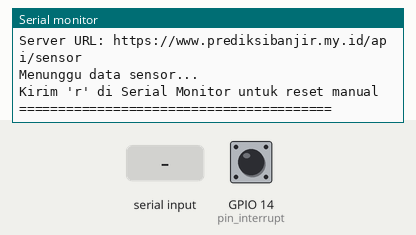
Recording of a sketch running on a simulated ESP32. Shown: the last lines printed to the serial monitor. The inputs (shaded band) are chosen by the test bench; at power-on: GPIO 14 (pin_interrupt) HIGH. WiFi joins after 1.5 s; servers stay silent unless stated; uploads are accepted with an empty reply.

Above: at 3.7 s.
3.8 s: GPIO 14 (pin_interrupt) pulled LOW for 0.15 s
At 4.2 s:
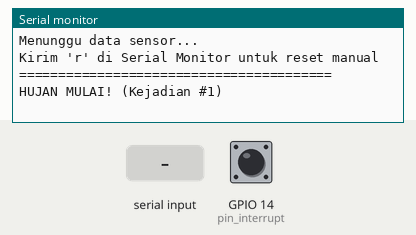
5.4 s: "r" received over Serial
At 5.6 s:
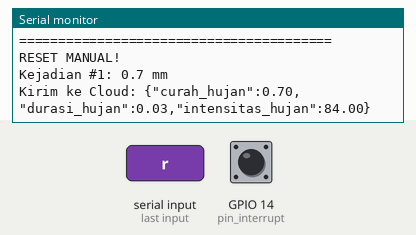
6.9 s: "R" received over Serial
At 7.5 s:
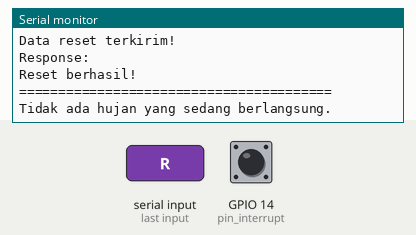
8.4 s: GPIO 14 (pin_interrupt) pulled LOW for 1 s
At 8.9 s:
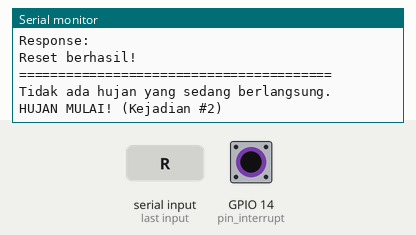

Measured:
- after the input at 3.8 s, the serial monitor: prints a new line at once (image 1)
- after the input at 5.4 s, the serial monitor: prints a new line at once (image 2)
- after the input at 6.9 s, the serial monitor: prints a new line after 0.06 s (image 3)
- after the input at 8.4 s, the serial monitor: prints a new line at once (image 4)

The sketch:

arduino.ino
```cpp
// ============ UNTUK ESP32 ============
#include <WiFi.h>
#include <HTTPClient.h>
#include <WiFiClientSecure.h>

// ============ KONFIGURASI JARINGAN & SERVER ============
// Silakan sesuaikan SSID dan Password WiFi yang digunakan di lapangan
const char* ssid = "NAMA_WIFI_ANDA";
const char* password = "PASSWORD_WIFI_ANDA";

// URL Endpoint Backend Cloud Domain Anda (Aktif & Terhubung ke Supabase):
const char* serverUrl = "https://www.prediksibanjir.my.id/api/sensor";

// ============ MODE ============
#define MODE_TESTING true  // true = 1 menit tanpa tip (reset), false = 1 jam (produksi)

// ============ SENSOR ============
const int pin_interrupt = 14;          // Pin GPIO sensor tipping bucket
const float milimeter_per_tip = 0.70;  // Kalibrasi curah hujan per ayunan (mm)
volatile long int jumlah_tip = 0;
volatile boolean flag = false;

// ============ DETEKSI HUJAN BERHENTI ============
unsigned long waktu_mulai_kejadian = 0;
unsigned long waktu_tip_terakhir = 0;
unsigned long BATAS_BERHENTI;

boolean sedang_hujan = false;
long int tip_kejadian_ini = 0;
int kejadian_hari_ini = 1;

// ============ INTERRUPT ============
void IRAM_ATTR hitung_curah_hujan() {
    flag = true;
    jumlah_tip++;
    tip_kejadian_ini++;
    waktu_tip_terakhir = millis();

    if (!sedang_hujan) {
        sedang_hujan = true;
        waktu_mulai_kejadian = millis();
        Serial.println("HUJAN MULAI! (Kejadian #" + String(kejadian_hari_ini) + ")");
    }
}

// ============ PROTOTIPE FUNGSI ============
void kirimKeServer(long int tip);
void kirimDataNol();
void resetManual();

// ============ SETUP ============
void setup() {
    Serial.begin(115200);
    delay(1000);

    #if MODE_TESTING
        BATAS_BERHENTI = 60000;    // 1 menit tanpa tip = hujan berhenti (Mode Uji Coba)
        Serial.println("MODE TESTING: 1 menit tanpa tip = reset");
    #else
        BATAS_BERHENTI = 3600000;  // 1 jam tanpa tip = hujan berhenti (Mode Real)
        Serial.println("MODE PRODUKSI: 1 jam tanpa tip = reset");
    #endif

    Serial.println("\n========================================");
    Serial.println("SISTEM MONITORING CURAH HUJAN (ESP32)");
    Serial.println("========================================");

    pinMode(pin_interrupt, INPUT_PULLUP);
    attachInterrupt(digitalPinToInterrupt(pin_interrupt), hitung_curah_hujan, FALLING);
    Serial.println("Sensor tipping bucket siap pada GPIO 14");

    WiFi.begin(ssid, password);
    Serial.print("Menghubungkan ke WiFi: ");
    Serial.println(ssid);
    int attempts = 0;
    while (WiFi.status() != WL_CONNECTED && attempts < 30) {
        delay(500);
        Serial.print(".");
        attempts++;
    }

    if (WiFi.status() == WL_CONNECTED) {
        Serial.println("\nWiFi Terhubung!");
        Serial.print("IP ESP32: ");
        Serial.println(WiFi.localIP());
    } else {
        Serial.println("\nGagal koneksi WiFi! Periksa SSID & Password.");
    }

    Serial.println("========================================");
    Serial.println("Server URL: " + String(serverUrl));
    Serial.println("Menunggu data sensor...");
    Serial.println("Kirim 'r' di Serial Monitor untuk reset manual");
    Serial.println("========================================");
}

// ============ LOOP ============
void loop() {
    unsigned long waktu = millis();

    if (flag == true) {
        flag = false;
        waktu_tip_terakhir = waktu;
    }

    // === CEK SERIAL RESET ===
    if (Serial.available()) {
        char cmd = Serial.read();
        if (cmd == 'r' || cmd == 'R') {
            resetManual();
        }
    }

    // === DETEKSI HUJAN BERHENTI (OTOMATIS) ===
    if (sedang_hujan && (waktu - waktu_tip_terakhir > BATAS_BERHENTI)) {
        Serial.println("========================================");
        Serial.println("HUJAN BERHENTI! (Otomatis)");
        Serial.print("Kejadian #" + String(kejadian_hari_ini) + ": ");
        Serial.print(tip_kejadian_ini * milimeter_per_tip, 1);
        Serial.println(" mm");

        if (WiFi.status() == WL_CONNECTED) {
            if (tip_kejadian_ini > 0) {
                kirimKeServer(tip_kejadian_ini);
            }
            kirimDataNol();
        }

        sedang_hujan = false;
        tip_kejadian_ini = 0;
        kejadian_hari_ini++;
        Serial.println("Siap untuk kejadian berikutnya (#" + String(kejadian_hari_ini) + ")");
        Serial.println("========================================");
    }

    // === KIRIM DATA PERIODIK (SETIAP 30 DETIK SELAMA HUJAN) ===
    static unsigned long lastSend = 0;
    if (sedang_hujan && (waktu - lastSend > 30000)) {
        lastSend = waktu;
        if (WiFi.status() == WL_CONNECTED && tip_kejadian_ini > 0) {
            kirimKeServer(tip_kejadian_ini);
        }
    }

    delay(100);
}

// ============ RESET MANUAL ============
void resetManual() {
    if (sedang_hujan) {
        Serial.println("========================================");
        Serial.println("RESET MANUAL!");
        Serial.print("Kejadian #" + String(kejadian_hari_ini) + ": ");
        Serial.print(tip_kejadian_ini * milimeter_per_tip, 1);
        Serial.println(" mm");

        if (WiFi.status() == WL_CONNECTED) {
            if (tip_kejadian_ini > 0) {
                kirimKeServer(tip_kejadian_ini);
            }
            kirimDataNol();
        }

        sedang_hujan = false;
        tip_kejadian_ini = 0;
        kejadian_hari_ini++;
        Serial.println("Reset berhasil!");
        Serial.println("========================================");
    } else {
        Serial.println("Tidak ada hujan yang sedang berlangsung.");
    }
}

// ============ KIRIM DATA RESET (NOL) KE SERVER ============
void kirimDataNol() {
    Serial.println("Mengirim status reset (0) ke server...");

    HTTPClient http;
    WiFiClientSecure secureClient;

    if (String(serverUrl).startsWith("https://")) {
        secureClient.setInsecure(); // Mengabaikan validasi CA SSL untuk IoT
        http.begin(secureClient, serverUrl);
    } else {
        http.begin(serverUrl);
    }

    http.addHeader("Content-Type", "application/json");
    http.setFollowRedirects(HTTPC_STRICT_FOLLOW_REDIRECTS);
    http.setTimeout(10000);

    String payload = "{\"curah_hujan\":0,\"durasi_hujan\":0,\"intensitas_hujan\":0}";

    Serial.print("Payload (RESET): ");
    Serial.println(payload);

    int httpCode = http.POST(payload);

    if (httpCode == 200 || httpCode == 201) {
        String response = http.getString();
        Serial.println("Data reset terkirim!");
        Serial.print("Response: ");
        Serial.println(response);
    } else {
        Serial.print("Gagal kirim reset, HTTP: ");
        Serial.println(httpCode);
    }

    http.end();
}

// ============ KIRIM DATA SENSOR KE SERVER ============
void kirimKeServer(long int tip) {
    HTTPClient http;
    WiFiClientSecure secureClient;

    if (String(serverUrl).startsWith("https://")) {
        secureClient.setInsecure(); // Mengabaikan validasi CA SSL untuk IoT
        http.begin(secureClient, serverUrl);
    } else {
        http.begin(serverUrl);
    }

    http.addHeader("Content-Type", "application/json");
    http.setFollowRedirects(HTTPC_STRICT_FOLLOW_REDIRECTS);
    http.setTimeout(10000);

    // ============================================
    // RUMUS: Curah = tip × 0.70 mm
    // ============================================
    float curah = tip * milimeter_per_tip;

    // ============================================
    // RUMUS: Durasi = (waktu sekarang - waktu mulai) / 60000 menit
    // ============================================
    float durasi = (millis() - waktu_mulai_kejadian) / 60000.0;

    // ============================================
    // RUMUS: Intensitas = Curah / (Durasi / 60) mm/jam
    // Beri batas minimal durasi 0.5 menit (30 detik) saat awal hujan agar nilai realistis
    // ============================================
    float durasiHitung = (durasi < 0.5) ? 0.5 : durasi;
    float intensitas = (durasiHitung > 0) ? (curah / (durasiHitung / 60.0)) : 0;

    String payload = "{";
    payload += "\"curah_hujan\":" + String(curah, 2) + ",";
    payload += "\"durasi_hujan\":" + String(durasi, 2) + ",";
    payload += "\"intensitas_hujan\":" + String(intensitas, 2);
    payload += "}";

    Serial.print("Kirim ke Cloud: ");
    Serial.println(payload);

    int httpCode = http.POST(payload);

    if (httpCode == 200 || httpCode == 201) {
        String response = http.getString();
        Serial.println("Data berhasil disimpan ke cloud Vercel & Supabase!");
        Serial.print("Server Response: ");
        Serial.println(response);
    } else {
        Serial.print("Gagal kirim, HTTP Code: ");
        Serial.println(httpCode);
        if (httpCode == -1) {
            Serial.println("   → Periksa koneksi WiFi dan URL server!");
        }
    }

    http.end();
}
```
